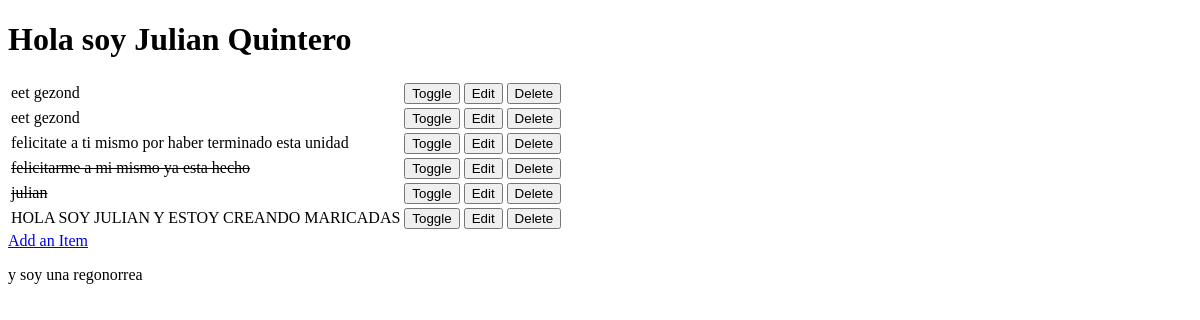
The app's page /, older data.
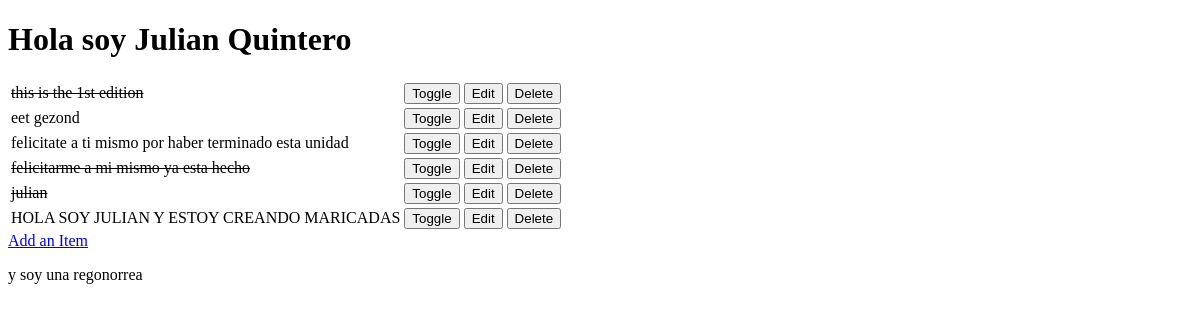
The same page, newer data.
### todo/models.py (models this page shows, shortened)
class Item(models.Model):
    name = models.CharField(max_length=50, null=False, blank=False)
    done = models.BooleanField(null=False, blank=False, default=False)

### todo/views.py (the view)
# urls.py: path('', views.get_todo_list, name='get_todo_list'),
def get_todo_list(request):
    items = Item.objects.all()
    context = {
        'items': items
    }
    return render(request, "todo/todo_list.html", context)

### todo/templates/todo/todo_list.html (shortened to what this page needs)
<!DOCTYPE html>
<html lang="en">
<head>
</head>
<body>
    <h1>Hola soy Julian Quintero</h1>
    <table>
        {% for item in items %}
            <tr>
                {% if item.done %}
                    <td><strike>{{ item.name }}</strike></td>
                {% else %}
                    <td>{{ item.name }}</td>
                {% endif %}
                    <td>
                        <a href="/toggle/{{ item.id }}">
                            <button>Toggle</button>
                        </a>
                    </td>
                    <td>
                        <a href="/edit/{{ item.id }}">
                            <button>Edit</button>
                        </a>
                    </td>
                    <td>
                        <a href="/delete/{{ item.id }}">
                            <button>Delete</button>
                        </a>
                    </td>
            </tr>
        {% empty %}
            <tr><td> Good boy! you dont have any task left.</td></tr>
        {% endfor %}
    </table>
    <a href="/add">Add an Item</a>
    <p>y soy una regonorrea</p>
</body>
</html>

Row changes from the older to the newer data that the page shows:
changed Item: done False → True (drawn); name "eet gezond" → "this is the 1st edition"
